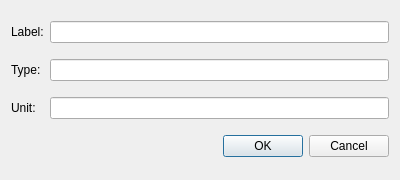
<?xml version="1.0" encoding="UTF-8"?>
<ui version="4.0">
 <class>NewSensor</class>
 <widget class="QDialog" name="NewSensor">
  <property name="windowModality">
   <enum>Qt::ApplicationModal</enum>
  </property>
  <property name="geometry">
   <rect>
    <x>0</x>
    <y>0</y>
    <width>400</width>
    <height>180</height>
   </rect>
  </property>
  <property name="windowTitle">
   <string>Add new sensor</string>
  </property>
  <property name="modal">
   <bool>true</bool>
  </property>
  <layout class="QGridLayout" name="gridLayout">
   <item row="0" column="0">
    <widget class="QLabel" name="label">
     <property name="text">
      <string>Label:</string>
     </property>
    </widget>
   </item>
   <item row="0" column="1">
    <widget class="QLineEdit" name="sensorLabel"/>
   </item>
   <item row="1" column="0">
    <widget class="QLabel" name="label_2">
     <property name="text">
      <string>Type:</string>
     </property>
    </widget>
   </item>
   <item row="1" column="1">
    <widget class="QLineEdit" name="sensorType"/>
   </item>
   <item row="2" column="0">
    <widget class="QLabel" name="label_3">
     <property name="text">
      <string>Unit:</string>
     </property>
    </widget>
   </item>
   <item row="2" column="1">
    <widget class="QLineEdit" name="sensorUnit"/>
   </item>
   <item row="3" column="0" colspan="2">
    <widget class="QDialogButtonBox" name="buttonBox">
     <property name="orientation">
      <enum>Qt::Horizontal</enum>
     </property>
     <property name="standardButtons">
      <set>QDialogButtonBox::Cancel|QDialogButtonBox::Ok</set>
     </property>
    </widget>
   </item>
  </layout>
 </widget>
 <resources/>
 <connections>
  <connection>
   <sender>buttonBox</sender>
   <signal>accepted()</signal>
   <receiver>NewSensor</receiver>
   <slot>accept()</slot>
   <hints>
    <hint type="sourcelabel">
     <x>248</x>
     <y>254</y>
    </hint>
    <hint type="destinationlabel">
     <x>157</x>
     <y>274</y>
    </hint>
   </hints>
  </connection>
  <connection>
   <sender>buttonBox</sender>
   <signal>rejected()</signal>
   <receiver>NewSensor</receiver>
   <slot>reject()</slot>
   <hints>
    <hint type="sourcelabel">
     <x>316</x>
     <y>260</y>
    </hint>
    <hint type="destinationlabel">
     <x>286</x>
     <y>274</y>
    </hint>
   </hints>
  </connection>
 </connections>
</ui>
